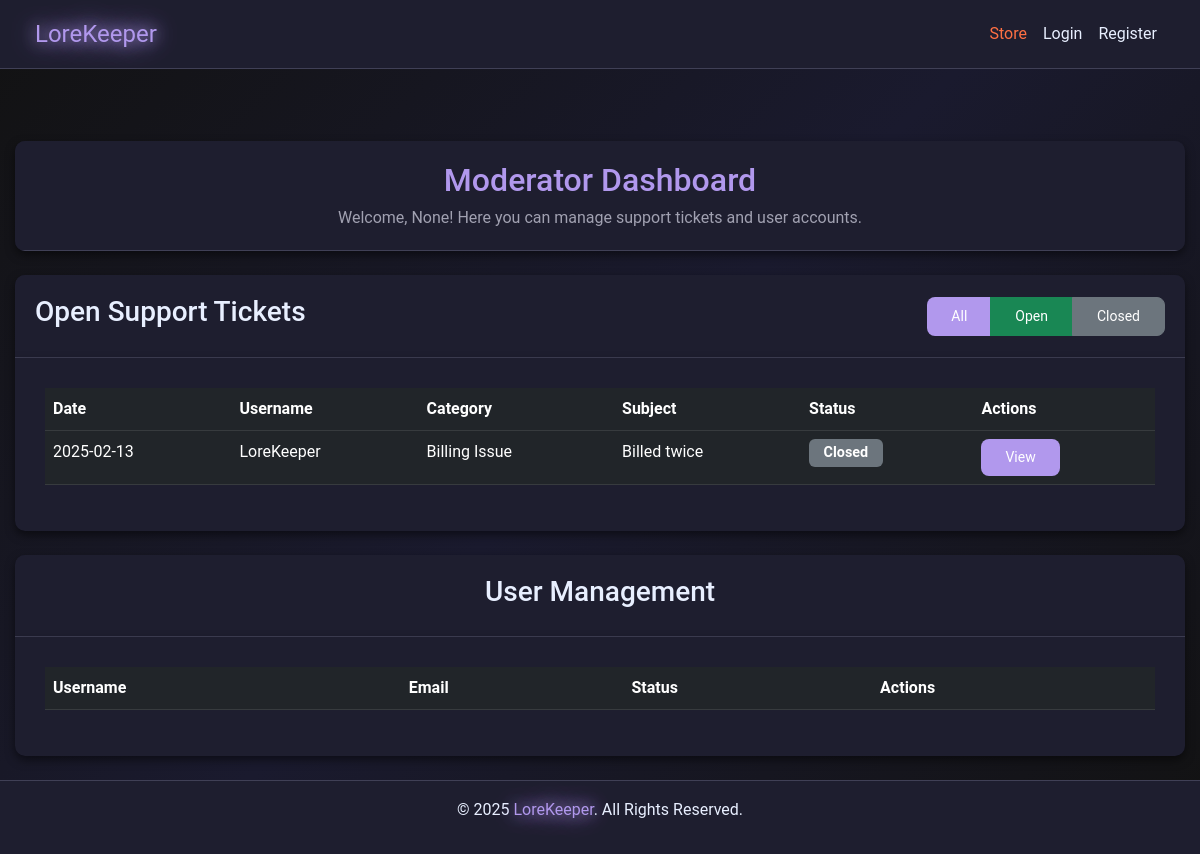
The app's page /moderator/dashboard, older data.
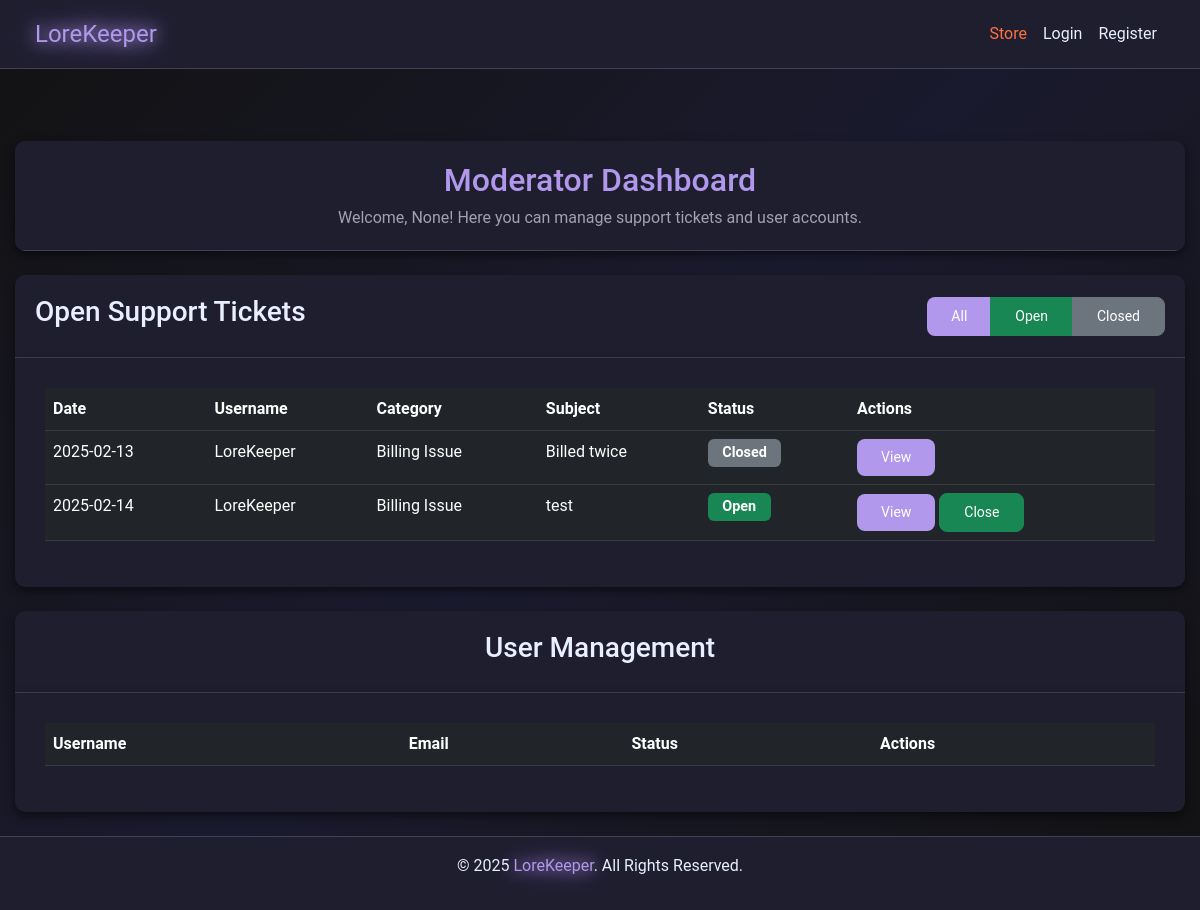
The same page, newer data.
### models.py (models this page shows)
class SupportTicket(db.Model):
    __tablename__ = 'support_tickets'
    id = db.Column(db.Integer, primary_key=True)
    user_id = db.Column(db.Integer, db.ForeignKey('users.id'), nullable=False)
    category = db.Column(db.String(100), nullable=False)
    subject = db.Column(db.String(100), nullable=False)
    message = db.Column(db.Text, nullable=False)
    status = db.Column(db.String(20), default='Open')
    created_at = db.Column(db.DateTime, default=datetime.utcnow)
    responses = db.relationship(
        'SupportTicketResponse', back_populates='ticket', lazy='dynamic')
    user = db.relationship('User', backref='tickets')

class User(db.Model):
    __tablename__ = 'users'
    id = db.Column(db.Integer, primary_key=True)
    username = db.Column(db.String(64), nullable=False)
    email = db.Column(db.String(128), unique=True, nullable=False)
    password = db.Column(db.String(128), nullable=False)
    privilege_id = db.Column(
        db.Integer, db.ForeignKey('privileges.id'), default=1)
    created_at = db.Column(db.DateTime, default=datetime.utcnow)
    purchases = db.relationship('Purchase', backref='user', lazy=True)
    subscriptions = db.relationship('Subscription', backref='user', lazy=True)

### app.py (the view)
@app.route("/moderator/dashboard", methods=["GET", "POST"])
def moderator_dashboard():
    tickets = SupportTicket.query.all()
    return render_template("moderator_dashboard.html", tickets=tickets, get_username_from_id=get_username_from_id)

### app.py (called while the page is built)
@app.route("/get_username_from_id/<int:user_id>")
def get_username_from_id(user_id):
    user = User.query.filter_by(id=user_id).first()
    return user.username

@app.route("/getCookie", methods=["POST", "GET"])
def getCookie():
    user_id = request.cookies.get("user_id")
    user = User.query.filter_by(id=user_id).first()
    session["user_id"] = user.id
    session["username"] = user.username
    session["privilege_id"] = user.privilege_id
    flash("Login successful!", "success")

@app.before_request
def make_session_permanent():
    if session.get("user_id"):
        session.permanent = True
        app.permanent_session_lifetime = timedelta(minutes=5)
    else:
        try:
            getCookie()
        except:
            print("No cookies found")

### templates/moderator_dashboard.html (shortened to what this page needs)
{% extends "nav_footer_template.html" %} {% block content %}
<div class="container mt-5">
  <div class="card mb-4">
    <div class="card-header">
      <h2>Moderator Dashboard</h2>
      <p>
        Welcome, {{ session.get('username') }}! Here you can manage support
        tickets and user accounts.
      </p>
    </div>
  </div>
  <div class="card mb-4">
    <div class="card-header d-flex justify-content-between align-items-center">
      <h3>Open Support Tickets</h3>
      <div class="btn-group">
        <button class="btn btn-sm btn-primary" onclick="filterTickets('all')">
          All
        </button>
        <button class="btn btn-sm btn-success" onclick="filterTickets('open')">
          Open
        </button>
        <button
          class="btn btn-sm btn-secondary"
          onclick="filterTickets('closed')"
        >
          Closed
        </button>
      </div>
    </div>
    <div class="card-body">
      <div class="table-responsive">
        <table class="table table-dark">
          <thead>
            <tr>
              <th>Date</th>
              <th>Username</th>
              <th>Category</th>
              <th>Subject</th>
              <th>Status</th>
              <th>Actions</th>
            </tr>
          </thead>
          <tbody>
            {% for ticket in tickets %}
            <tr>
              <td>{{ ticket.created_at.strftime('%Y-%m-%d') }}</td>
              <td>{{ get_username_from_id(ticket.user_id) }}</td>
              <td>{{ ticket.category }}</td>
              <td>{{ ticket.subject }}</td>
              <td>
                <span
                  class="badge {% if ticket.status == 'Open' %}bg-success{% else %}bg-secondary{% endif %}"
                >
                  {{ ticket.status }}
                </span>
              </td>
              <td>
                <a
                  href="{{ url_for('view_ticket', ticket_id=ticket.id) }}"
                  class="btn btn-sm btn-primary"
                >
                  View
                </a>
                {% if ticket.status != 'Closed' %}
                <button
                  class="btn btn-sm btn-success"
                  onclick="closeTicket({{ ticket.id }})"
                >
                  Close
                </button>
                {% endif %}
              </td>
            </tr>
            {% endfor %}
          </tbody>
        </table>
      </div>
    </div>
  </div>
  <div class="card mb-4">
    <div class="card-header">
      <h3>User Management</h3>
    </div>
    <div class="card-body">
      <div class="table-responsive">
        <table class="table table-dark">
          <thead>
            <tr>
              <th>Username</th>
              <th>Email</th>
              <th>Status</th>
              <th>Actions</th>
            </tr>
          </thead>
        </table>
      </div>
    </div>
  </div>
</div>
{% endblock %}

### templates/nav_footer_template.html (shortened to what this page needs)
<!DOCTYPE html>
<html lang="en">
  <head>
    <link
      href="https://cdn.jsdelivr.net/npm/bootstrap@5.3.0-alpha3/dist/css/bootstrap.min.css"
      rel="stylesheet"
    />
    <link rel="stylesheet" href="/static/css/style.css" />
  </head>
  <body>
    <nav class="navbar navbar-expand-lg navbar-dark">
      <div class="container">
        <a class="navbar-brand glow" href="/">LoreKeeper</a>
        <div class="collapse navbar-collapse" id="navbarNav">
          <ul class="navbar-nav ms-auto">
            <li class="nav-item">
              <a class="nav-link store" href="/store">Store</a>
            </li>
            {% if session.get('user_id') %}
            {% if session.get('privilege_id') == 2 or
            session.get('privilege_id') == 999 %}
            <li class="nav-item">
              <a class="nav-link" href="/vendor/dashboard">Vendor Dashboard</a>
            </li>
            {% endif %} {% if session.get('privilege_id') == 999 %}
            <li class="nav-item">
              <a class="nav-link" href="/admin">Admin Dashboard</a>
            </li>
            {% endif %} {% if session.get('privilege_id') >= 998 %}
            <li class="nav-item">
              <a class="nav-link" href="/moderator/dashboard"
                >Moderator Dashboard</a
              >
            </li>
            {% endif %}
            <li class="nav-item dropdown">
              <a
                class="nav-link dropdown-toggle"
                href="#"
                id="navbarDropdown"
                role="button"
                data-bs-toggle="dropdown"
              >
                {{ session['username'] }}
              </a>
              <ul
                class="dropdown-menu dropdown-menu-dark"
                aria-labelledby="navbarDropdown"
              >
                <li><a class="dropdown-item" href="/account">My Account</a></li>
                <li><a class="dropdown-item" href="/logout">Logout</a></li>
              </ul>
            </li>
            {% else %}
            <li class="nav-item">
              <a class="nav-link" href="/login">Login</a>
            </li>
            <li class="nav-item">
              <a class="nav-link" href="/register">Register</a>
            </li>
            {% endif %}
          </ul>
        </div>
      </div>
    </nav>
    {% block content %} {% endblock %}
    <footer class="text-center text-light py-3">
      <p>© 2025 <span class="glow">LoreKeeper</span>. All Rights Reserved.</p>
    </footer>
  </body>
</html>

### static/css/style.css (style rules this page uses)
:root { --background-color: #121212; --text-color: #E8EFFF; --text-muted: #a1a1b1; --accent-color: #b198ed; --card-background: #1e1e2f; --input-background: #29293d; --input-border: #404056; --btn-hover: #9b84d6; --store-btn-color: #ff7043; --store-btn-hover: #ff5722; --card-shadow: rgba(0, 0, 0, 0.5); --section-padding: 60px; --element-spacing: 20px; }
body { margin: 0; padding: 0; font-family: 'Roboto', sans-serif; background: linear-gradient(135deg, #121212, #1a1a2e, #121212); background-size: cover; background-repeat: no-repeat; background-attachment: fixed; color: var(--text-color); line-height: 1.6; display: flex; flex-direction: column; min-height: 100vh; overflow-x: hidden; }
.navbar { background-color: var(--card-background); border-bottom: 1px solid var(--input-border); padding: 10px 20px; }
.navbar-brand, .nav-link { color: var(--text-color) !important; transition: color 0.2s ease-in-out; }
.navbar { background-color: var(--card-background); }
.navbar-brand { font-size: 1.5rem; }
.store { color: var(--store-btn-color) !important; }
.card, .card-header, .card-body { background-color: var(--card-background); color: var(--text-color); border: none; border-radius: 10px; box-shadow: 0 4px 10px var(--card-shadow); }
.text-light { color: var(--text-color) !important; }
footer { background-color: var(--card-background) !important; color: var(--text-muted); padding: 20px 0; text-align: center; border-top: 1px solid var(--input-border); margin-top: auto; flex-shrink: 0; position: relative; bottom: 0; width: 100%; }
.text-center { text-align: center; }
.mb-4 { margin-bottom: 1.5rem; }
.container { width: 100%; max-width: 1200px; margin: 0 auto; padding: 0 15px; box-sizing: border-box; }
.card { background-color: var(--card-background); color: var(--text-color); border: none; border-radius: 10px; box-shadow: 0 4px 10px var(--card-shadow); transition: all 0.3s ease; overflow: hidden; }
.card-header { background-color: var(--card-background); border-bottom: 1px solid var(--input-border); text-align: center; padding: 20px; }
.card-header h2 { font-size: 2rem; color: var(--accent-color); margin-bottom: 10px; }
.card-header p { font-size: 1rem; color: var(--text-muted); margin: 0; }
.card-body { padding: 30px; background-color: var(--card-background); border-radius: 0 0 10px 10px; }
.glow { color: var(--accent-color) !important; text-shadow: 0 0 15px var(--accent-color), 0 0 30px var(--accent-color) !important; animation: glow 3s ease-in-out infinite; text-decoration: none; }
.card { background-color: var(--card-background); color: var(--text-color); border: none; border-radius: 10px; box-shadow: 0 4px 10px var(--card-shadow); }
.card-header h2 { font-size: 2rem; color: var(--accent-color); margin-bottom: 5px; }
.card-body { padding: 30px; }
.btn-primary { background-color: var(--accent-color); border: none; transition: background-color 0.3s ease, transform 0.2s ease; }
.btn { border-radius: 8px; padding: 0.5rem 1.5rem; transition: all 0.3s ease; }
.card-body .badge { font-size: 0.9rem; padding: 0.5em 1em; }

Row changes from the older to the newer data that the page shows:
added SupportTicket: created_at "2025-02-14", {{ get_username_from_id(ticket.user_id) }} "LoreKeeper", category "Billing Issue", subject "test", status "Open"
